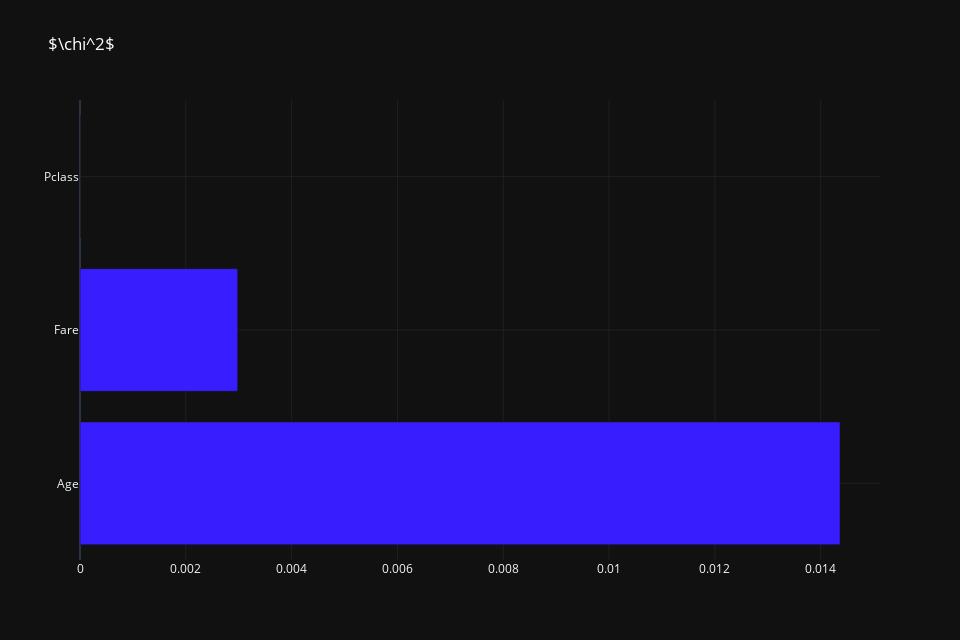

The code cell stored with this chart in its notebook:
### Code cell
fig = go.Figure(data=[go.Bar(x=p_values_kbest.values, y=p_values_kbest.index, orientation='h', marker=dict(color=color_pairs[0][0]), name='Pvalue')])
fig.update_layout(
            title =  dict(text=f'$\chi^2$',
                                   font =dict(color = 'white')),
            height=640,
            width=960,
            xaxis_title='',
            yaxis_title='',
            template='plotly_dark'
        )
fig.update_xaxes(gridwidth=0.25, gridcolor='#4f4d4c')
fig.update_yaxes(gridwidth=0.25, gridcolor='#4f4d4c')
fig.show()

### Figure 1 — Plotly figure (JSON) as saved in the notebook; plotly's stock layout.template omitted (floating-point values rounded to 4 significant figures)
{"data": [{"marker": {"color": "#381eff"}, "name": "Pvalue", "orientation": "h", "type": "bar", "x": [0.01436, 0.002981, 1.804e-07], "y": ["Age", "Fare", "Pclass"]}], "layout": {"height": 640, "title": {"font": {"color": "white"}, "text": "$\\chi^2$"}, "width": 960, "xaxis": {"autorange": true, "gridcolor": "#4f4d4c", "gridwidth": 0.25, "range": [0, 0.01512], "title": {"text": ""}, "type": "linear"}, "yaxis": {"autorange": true, "gridcolor": "#4f4d4c", "gridwidth": 0.25, "range": [-0.5, 2.5], "title": {"text": ""}, "type": "category"}}}
